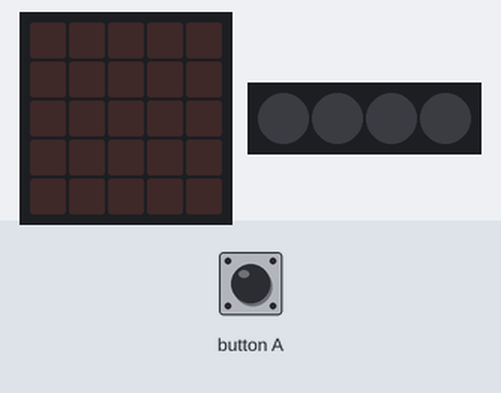
A program run on a simulated BBC micro:bit (MakeCode). Parts: the board's 5×5 LED display, 4 RGB LEDs in strip order, left to right. The test bench sets the inputs (shaded band). Dim RGB values are drawn brighter than linear.

Above: at 1.2 s.
1.3 s: button A pressed for 0.15 s
At 2.3 s:
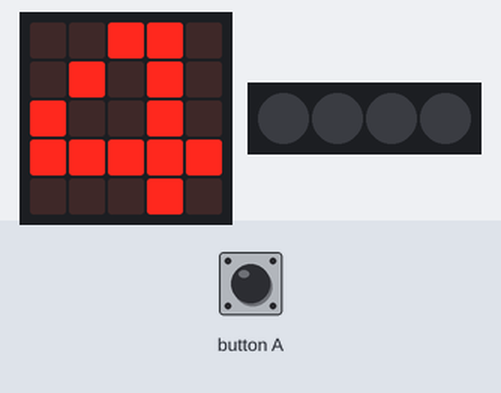
At 4.3 s:
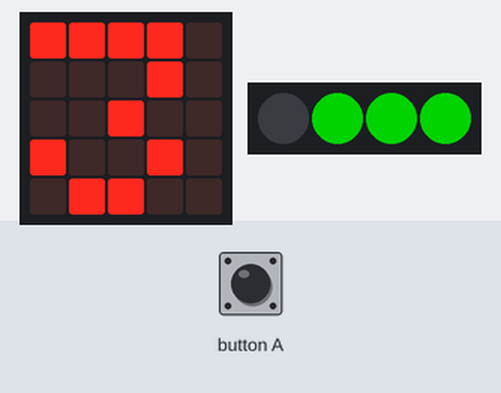
4.4 s: button A pressed for 0.15 s
At 10.6 s:
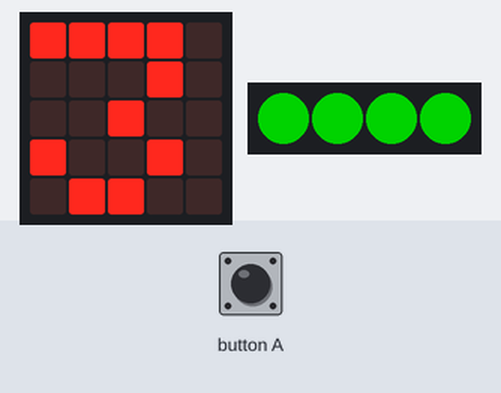
Timing chart, 0 to 16.1 s (numbered marks = the images above; inputs shaded):
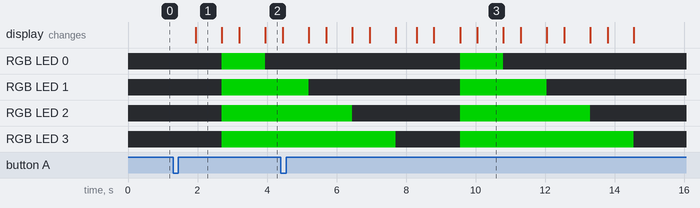

The program:

main.ts
```typescript
// (licence header left out)
// variables
let neopixelStrip: neopixel.Strip = null
let countdown: number = 4
let neopixelNumber: number = 0

// cleanup
basic.clearScreen()
neopixelStrip = neopixel.create(DigitalPin.P16, 4, NeoPixelMode.RGB)
neopixelStrip.setPixelColor(0, neopixel.colors(NeoPixelColors.Black))
neopixelStrip.setPixelColor(1, neopixel.colors(NeoPixelColors.Black))
neopixelStrip.setPixelColor(2, neopixel.colors(NeoPixelColors.Black))
neopixelStrip.setPixelColor(3, neopixel.colors(NeoPixelColors.Black))
neopixelStrip.show()

input.onButtonPressed(Button.A, function () {
  // setup
  basic.clearScreen()
  neopixelStrip.setPixelColor(0, neopixel.colors(NeoPixelColors.Green))
  neopixelStrip.setPixelColor(1, neopixel.colors(NeoPixelColors.Green))
  neopixelStrip.setPixelColor(2, neopixel.colors(NeoPixelColors.Green))
  neopixelStrip.setPixelColor(3, neopixel.colors(NeoPixelColors.Green))
  neopixelNumber = 0
  countdown = 4
  // true loop
  while (countdown >= 0) {
    basic.pause(500)
    basic.showNumber(countdown)
    neopixelStrip.show()
    countdown = countdown - 1
    neopixelStrip.setPixelColor(neopixelNumber, neopixel.colors(NeoPixelColors.Black))
    neopixelNumber = neopixelNumber + 1
  }
  // end of loop
  basic.showIcon(IconNames.Happy)
})
```

Measured:
- after the input at 1.3 s, RGB LED 0: off → RGB(0, 127, 0) after 1.4 s, → off 1.3 s later; RGB LED 1–3: off → RGB(0, 127, 0) after 1.4 s; the display: changes after 0.65 s (image 1)
- after the input at 4.4 s, the display: first differs from a run without the input after 3.9 s (image 3 shows a later state)
- what the display in image 1 shows lasts 0.7 s, from 2.0 s to 2.7 s
